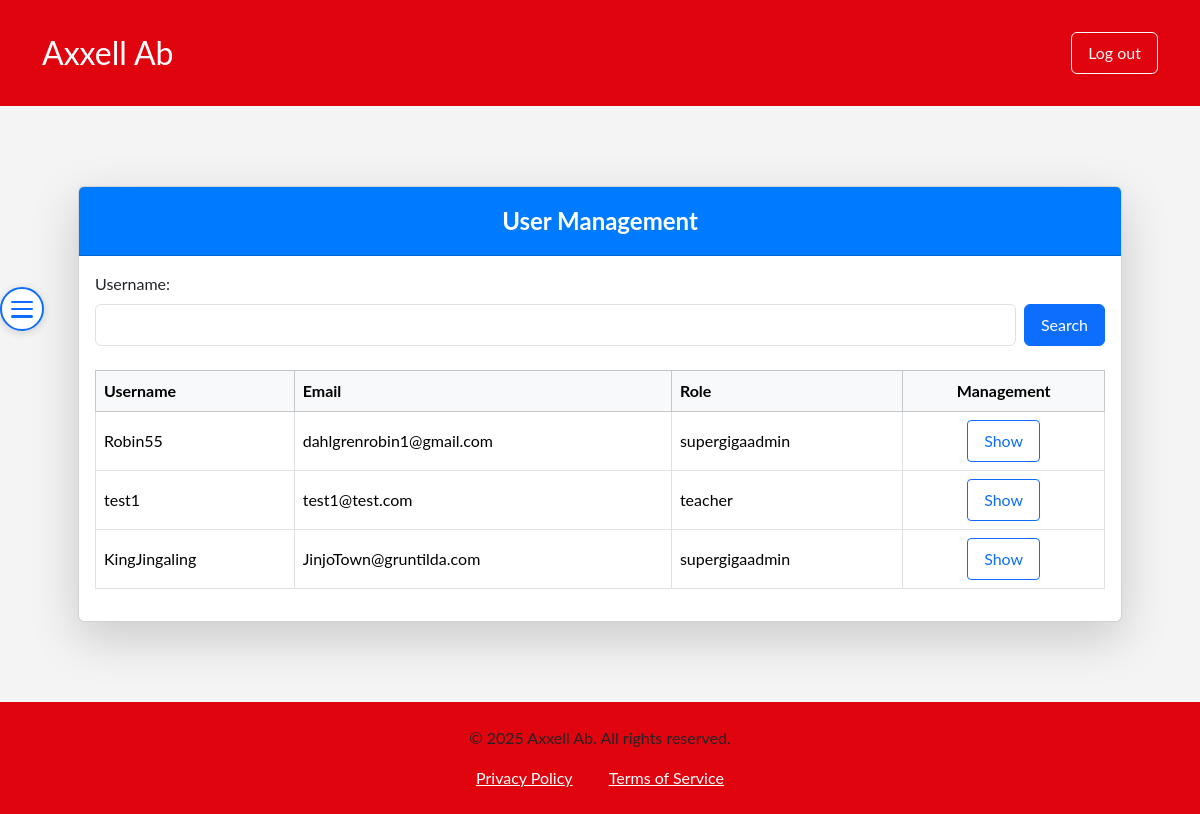
The app's page /user-management.php (signed in), older data.
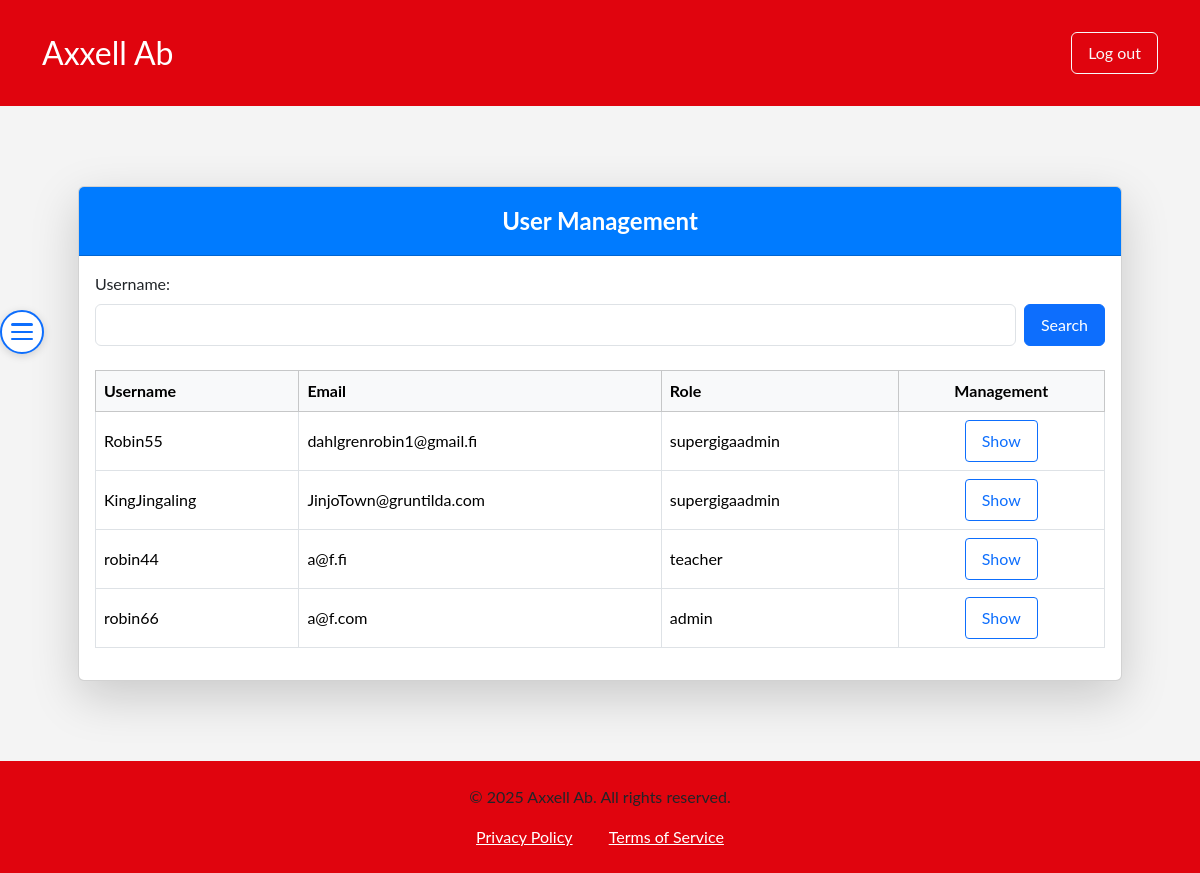
The same page, newer data.
### tables this page shows
CREATE TABLE `users` (
  `u_id` int(11) NOT NULL,
  `u_uname` varchar(255) NOT NULL,
  `u_mail` varchar(255) NOT NULL,
  `u_password` varchar(300) NOT NULL,
  `u_role_fk` int(11) NOT NULL
);

CREATE TABLE `roles` (
  `r_id` int(11) NOT NULL,
  `r_name` varchar(255) NOT NULL,
  `r_level` int(11) NOT NULL
);

### user-management.php (the view, shortened to what this page needs)
<?php
require_once "include/header.php";
$userList["data"] = $pdo->query("
			SELECT u_id, u_uname, u_mail, r_name, r_level
			FROM users
			INNER JOIN roles
			ON users.u_role_fk = roles.r_id
			LIMIT 10")->fetchAll();
?>
<button id="toggleSidebar" aria-label="Toggle Sidebar" type="button" class="closed">
    <span id="toggleArrow">
        <span class="hamburger-bar"></span>
        <span class="hamburger-bar"></span>
        <span class="hamburger-bar"></span>
    </span>
</button>
<div class="container-fluid page-centered-container">
    <div class="row" id="contentRow">
        <div class="col-md" id="mainColumn">
            <div class="container mt-5">
                <div class="card shadow-lg">
                    <div class="card-header">
                        User Management
                    </div>
                    <div class="card-body">
                        <form action="" method="POST" class="mb-4">
                            <div class="row g-2 align-items-end">
                                <div class="col">
                                    <label for="uname" class="form-label">Username:</label>
                                    <input type="text" value="" id="uname" name="uname" class="form-control" required>
                                </div>
                                <div class="col-auto">
                                    <button type="submit" name="searchuser-submit" class="btn btn-primary">Search</button>
                                </div>
                            </div>
                        </form>
                        <div class="table-responsive">
                            <table class="table table-bordered align-middle">
                                <thead class="table-light">
                                    <tr>
                                        <th>Username</th>
                                        <th>Email</th>
                                        <th>Role</th>
                                        <th class="text-center">Management</th>
                                    </tr>
                                </thead>
                                <tbody>
                                <?php
                                if(!empty($userList["data"])):
                                foreach ($userList["data"] as $userRow):
                                ?>
                                    <tr>
                                        <td><?= htmlspecialchars($userRow['u_uname']) ?></td>
                                        <td><?= htmlspecialchars($userRow['u_mail']) ?></td>
                                        <td><?= htmlspecialchars($userRow['r_name']) ?></td>
                                        <td class="text-center">
                                            <a href="edit-user.php?uid=<?= htmlspecialchars($userRow['u_id']) ?>" class="btn btn-sm btn-outline-primary" style="display:inline-block;min-width:70px;">Show</a>
                                        </td>
                                    </tr>
                                <?php
                                endforeach;
                                else:
                                    echo "<tr><td colspan='4' class='text-center'>No result</td></tr>";
                                endif;
                                ?>
                                </tbody>
                            </table>
                        </div>
                    </div>
                </div>
            </div>
        </div>
    </div>
</div>
<?php require_once "include/footer.php"; ?>

### include/header.php (shortened to what this page needs)
<?php
function is_logged_in() {
    return isset($_SESSION['user']['id']);
}
?>
<!DOCTYPE html>
<html>
<head>
<link href="https://cdn.jsdelivr.net/npm/bootstrap-icons@1.10.5/font/bootstrap-icons.css" rel="stylesheet">
<link href="https://cdn.jsdelivr.net/npm/bootstrap@5.3.3/dist/css/bootstrap.min.css" rel="stylesheet">
<link rel="stylesheet" href="style.css">
<link rel="stylesheet" href="ckeditor5/ckeditor5.css">
</head>
<body>
<header>
    <nav class="navbar navbar-expand-lg navbar-dark py-4" style="background-color: #e0040e;">
        <div class="container">
            <a class="navbar-brand" href="index.php" style="font-size: 2em;">Axxell Ab</a>
            <?php if (is_logged_in()): ?>
                <form action="" class="d-flex" method="get" role="search">
                    <button class="btn btn-outline-light" name="logout" value="true" type="submit">Log out</button>
                </form>
            <?php endif ?>
        </div>
    </nav>
</header>

### include/footer.php (shortened to what this page needs)
<div class="footer py-4 mt-5">
            <p>&copy; <?php echo date("Y"); ?> Axxell Ab. All rights reserved.</p>
            <div>
                <a href="/privacy-policy" class="text-white mx-3">Privacy Policy</a>
                <a href="/terms" class="text-white mx-3">Terms of Service</a>
            </div>
        </div>
</body>
</html>

### style.css (style rules this page uses)
body { margin: 0; padding: 0; font-family: 'Lato', sans-serif; background-color: #f4f4f4; }
.container-fluid { margin-top: 5rem; }
.card-header { padding: 1rem; text-align: center; font-weight: bold; font-size: 1.5rem; background-color: #007bff; color: white; border-radius: 6px 6px 0 0; }
.text-center { text-align: center; }
.form-control { padding: 0.5rem; font-size: 1rem; }
.btn { padding: 0.5rem 1rem; font-size: 1rem; }
.footer { margin-top: 20px; left: 0; bottom: 0; width: 100%; background-color: #e0040e; text-align: center; }
.navbar-brand { font-size: 2em; }
#mainColumn { transition: none; }
#toggleSidebar { position: fixed; top: 50%; left: 330px; transform: translateY(-50%); z-index: 1050; border-radius: 50%; width: 32px; height: 32px; padding: 0; display: flex; align-items: center; justify-content: center; background: #fff; border: 1px solid #0d6efd; color: #0d6efd; box-shadow: 0 2px 8px rgba(0,0,0,0.07); transition: left 0.2s ease-in-out; }
#toggleSidebar.closed { left: 0; }
#toggleArrow { transition: transform 0.2s ease-in-out; }

### user-management.php (style rules this page uses)
#mainColumn { transition: none; }
.page-centered-container { max-width: 1100px; margin: 0 auto; padding: 32px 16px 32px 16px; }
#toggleSidebar { position: fixed; top: 38%; left: 0; z-index: 2100; border-radius: 50%; width: 44px; height: 44px; padding: 0; display: flex; align-items: center; justify-content: center; background: #fff; border: 2px solid #0d6efd; color: #0d6efd; box-shadow: 0 2px 8px rgba(0,0,0,0.15); transition: left 0.28s cubic-bezier(.4,0,.2,1), background 0.18s, color 0.18s; cursor: pointer; }
#toggleSidebar.closed { left: 0; }
#toggleArrow { display: flex; flex-direction: column; justify-content: center; align-items: center; width: 22px; height: 22px; font-size: 1.7rem; transition: color 0.18s; position: relative; }
.hamburger-bar { width: 22px; height: 3px; background: #0d6efd; margin: 2.5px 0; border-radius: 2px; transition: all 0.25s; }

Row changes from the older to the newer data that the page shows:
removed users: u_uname "test1", u_mail "test1@test.com", u_role_fk.r_name "teacher"
changed users "Robin55": u_mail "dahlgrenrobin1@gmail.com" → "dahlgrenrobin1@gmail.fi"
added users: u_uname "robin44", u_mail "a@f.fi", u_role_fk.r_name "teacher"
added users: u_uname "robin66", u_mail "a@f.com", u_role_fk.r_name "admin"
